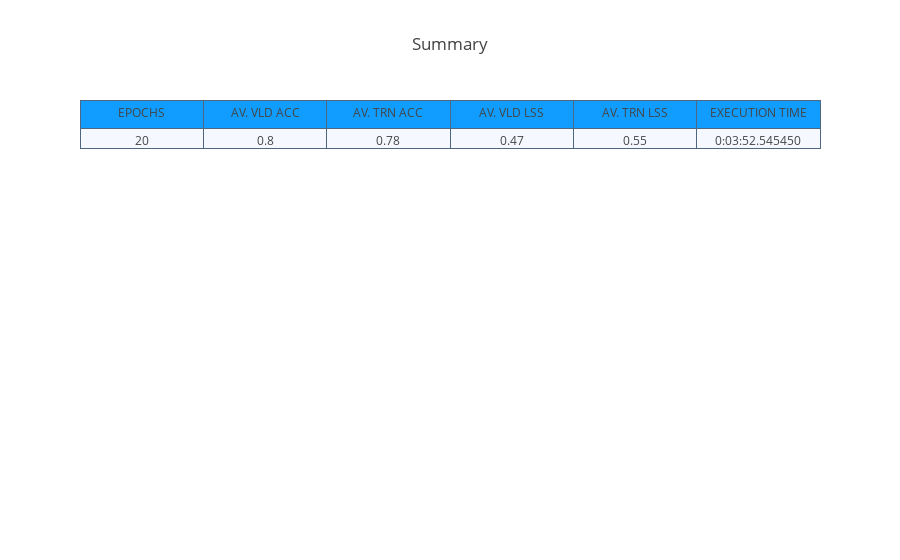
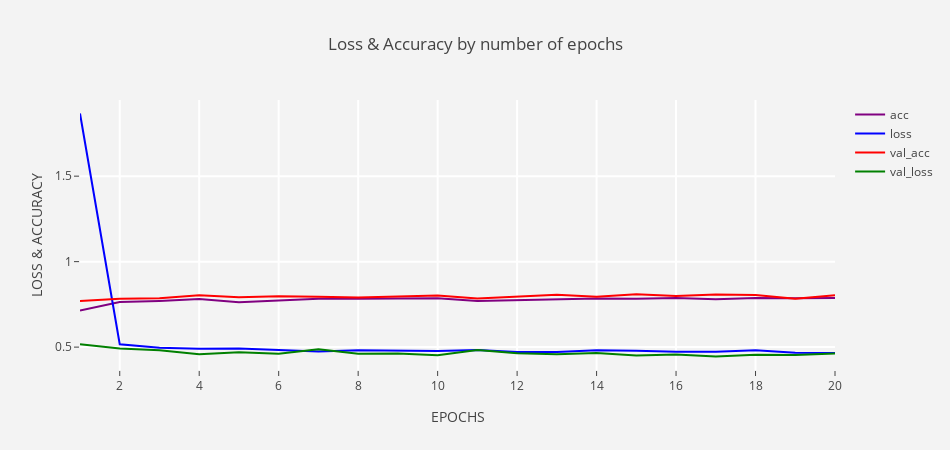
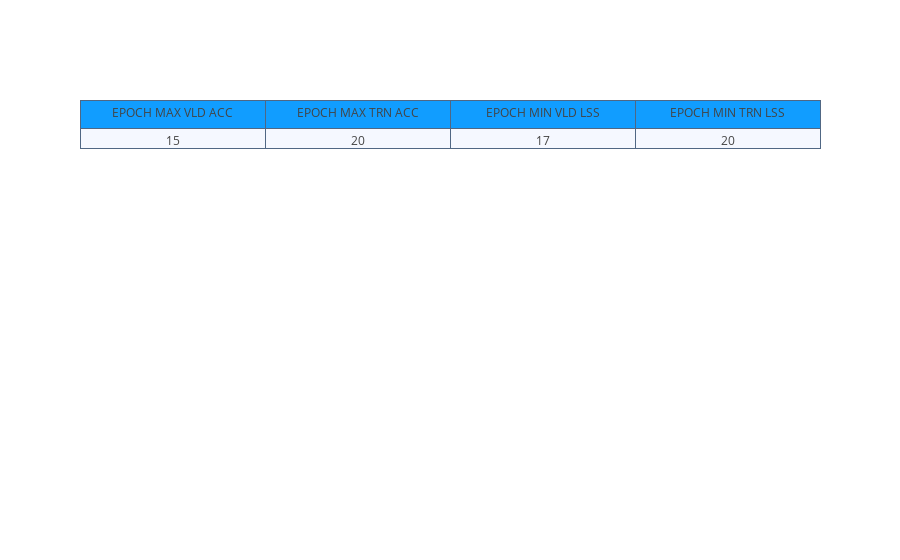
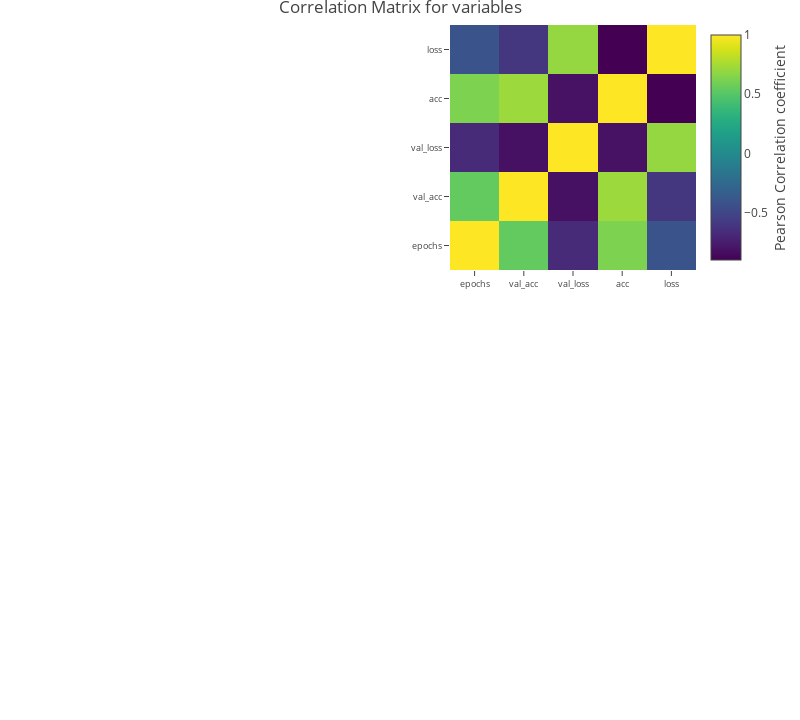

Source (notebook cell) for these figures, in order:
### Markdown cell above
<a id='h3.1'></a>
## MODEL 1 : Let's Get Started

### Code cell
model(
   'hold_out',             ## data_validation: (hold_out= Hold-out method ; k_fold= 4-folds cross validation method)
    20,                    ## #epochs
    '',                    ## if 'iterated' and data_validation='k_fold', then will run iterated cross-validation with shuffle
    4,                     ## #neurons in input layer
    0.0,                   ## L1 - weight regularisation rate
    0.0,                   ## L2 - weight regularisation rate
    'relu',                ## input & hidden layers' activation function
    0.0,                   ## dropout rate
    4,                     ## #neurons in hidden layer/s
    0,                     ## 1 to add 1 more hidden layer (with associated drop out) else 0
    0.01,                  ## learning rate
    'binary_crossentropy', ## loss function
    'accuracy',            ## metric
    partial_x_train,       ## traning data
    partial_y_train,       ## training targets
    val_x_train,           ## validation data
    val_y_train,           ## validation targets
    0)                     ## verbose mode (0=NO ; 1=YES)

plot()

### Figure 1 — Plotly figure (JSON) as saved in the notebook; plotly's stock layout.template omitted (floating-point values rounded to 4 significant figures)
{"data": [{"cells": {"fill": {"color": ["#F5F8FF"]}, "line": {"color": ["#506784"]}, "values": [20, 0.8, 0.78, 0.47, 0.55, "0:03:52.545450"]}, "columnwidth": [80, 80, 80, 80, 80, 80, 80, 80, 100, 100, 100, 100, 80, 80, 80, 80, 200], "header": {"fill": {"color": ["#119DFF"]}, "line": {"color": ["#506784"]}, "values": ["EPOCHS", "AV. VLD ACC", "AV. TRN ACC", "AV. VLD LSS", "AV. TRN LSS", "EXECUTION TIME"]}, "type": "table", "uid": "701b3376-e6a6-11e8-b55f-3464a9d39567"}], "layout": {"title": "Summary"}}

### Figure 2 — Plotly figure (JSON) as saved in the notebook; plotly's stock layout.template omitted (floating-point values rounded to 4 significant figures)
{"data": [{"marker": {"color": "purple", "line": {"width": 1}}, "mode": "lines", "name": "acc", "text": "Training Accuracy", "type": "scatter", "uid": "703ef610-e6a6-11e8-9319-3464a9d39567", "x": [1, 2, 3, 4, 5, 6, 7, 8, 9, 10, 11, 12, 13, 14, 15, 16, 17, 18, 19, 20], "y": [0.714, 0.7643, 0.7703, 0.7812, 0.7617, 0.7739, 0.7829, 0.7824, 0.7842, 0.7852, 0.7703, 0.7766, 0.7822, 0.785, 0.7827, 0.7875, 0.7794, 0.7875, 0.7857, 0.7877]}, {"marker": {"color": "blue", "line": {"width": 1}}, "mode": "lines", "name": "loss", "text": "Training Loss", "type": "scatter", "uid": "703ef611-e6a6-11e8-a04f-3464a9d39567", "x": [1, 2, 3, 4, 5, 6, 7, 8, 9, 10, 11, 12, 13, 14, 15, 16, 17, 18, 19, 20], "y": [1.867, 0.5166, 0.4956, 0.491, 0.4912, 0.4845, 0.4741, 0.4821, 0.4804, 0.4777, 0.4837, 0.4717, 0.4709, 0.4817, 0.4784, 0.4723, 0.4725, 0.4814, 0.4677, 0.4659]}, {"marker": {"color": "red", "line": {"width": 1}}, "mode": "lines", "name": "val_acc", "text": "Validation Accuracy", "type": "scatter", "uid": "703ef612-e6a6-11e8-b3f8-3464a9d39567", "x": [1, 2, 3, 4, 5, 6, 7, 8, 9, 10, 11, 12, 13, 14, 15, 16, 17, 18, 19, 20], "y": [0.7697, 0.7826, 0.7864, 0.8038, 0.7917, 0.797, 0.7939, 0.7902, 0.7962, 0.8015, 0.7848, 0.7955, 0.8061, 0.7947, 0.8091, 0.7985, 0.8083, 0.8053, 0.7833, 0.803]}, {"marker": {"color": "green", "line": {"width": 1}}, "mode": "lines", "name": "val_loss", "text": "Validation Loss", "type": "scatter", "uid": "703ef613-e6a6-11e8-8b89-3464a9d39567", "x": [1, 2, 3, 4, 5, 6, 7, 8, 9, 10, 11, 12, 13, 14, 15, 16, 17, 18, 19, 20], "y": [0.517, 0.4919, 0.4817, 0.4583, 0.4706, 0.4609, 0.4872, 0.4606, 0.4622, 0.4518, 0.4837, 0.4644, 0.4589, 0.4661, 0.4507, 0.4564, 0.4451, 0.4559, 0.4542, 0.462]}], "layout": {"height": 450, "paper_bgcolor": "rgb(243,243,243)", "plot_bgcolor": "rgb(243,243,243)", "title": "Loss & Accuracy by number of epochs", "width": 950, "xaxis": {"gridcolor": "rgb(255, 255, 255)", "gridwidth": 2, "ticklen": 5, "title": "EPOCHS", "zerolinewidth": 1}, "yaxis": {"gridcolor": "rgb(255, 255, 255)", "gridwidth": 2, "ticklen": 5, "title": "LOSS & ACCURACY", "zerolinewidth": 1}}}

### Figure 3 — Plotly figure (JSON) as saved in the notebook; plotly's stock layout.template omitted (floating-point values rounded to 4 significant figures)
{"data": [{"cells": {"fill": {"color": ["#F5F8FF"]}, "line": {"color": ["#506784"]}, "values": [15, 20, 17, 20]}, "columnwidth": [80, 80, 80, 80, 80, 80, 80, 80, 100, 100, 100, 100, 80, 80, 80, 80, 200], "header": {"fill": {"color": ["#119DFF"]}, "line": {"color": ["#506784"]}, "values": ["EPOCH MAX VLD ACC", "EPOCH MAX TRN ACC", "EPOCH MIN VLD LSS", "EPOCH MIN TRN LSS"]}, "type": "table", "uid": "70546ae4-e6a6-11e8-9cef-3464a9d39567"}], "layout": {"title": ""}}

### Figure 4 — Plotly figure (JSON) as saved in the notebook; plotly's stock layout.template omitted (floating-point values rounded to 4 significant figures)
{"data": [{"colorbar": {"title": "Pearson Correlation coefficient", "titleside": "right"}, "colorscale": "Viridis", "type": "heatmap", "uid": "706c41ee-e6a6-11e8-a395-3464a9d39567", "x": ["epochs", "val_acc", "val_loss", "acc", "loss"], "y": ["epochs", "val_acc", "val_loss", "acc", "loss"], "z": [[1, 0.5441, -0.6714, 0.6292, -0.4044], [0.5441, 1, -0.8172, 0.7183, -0.6028], [-0.6714, -0.8172, 1, -0.8118, 0.6968], [0.6292, 0.7183, -0.8118, 1, -0.8978], [-0.4044, -0.6028, 0.6968, -0.8978, 1]]}], "layout": {"autosize": false, "height": 720, "margin": {"b": 450, "l": 450, "r": 0, "t": 25}, "title": "Correlation Matrix for variables", "width": 800, "xaxis": {"tickfont": {"size": 9}}, "yaxis": {"tickfont": {"size": 9}}}}
